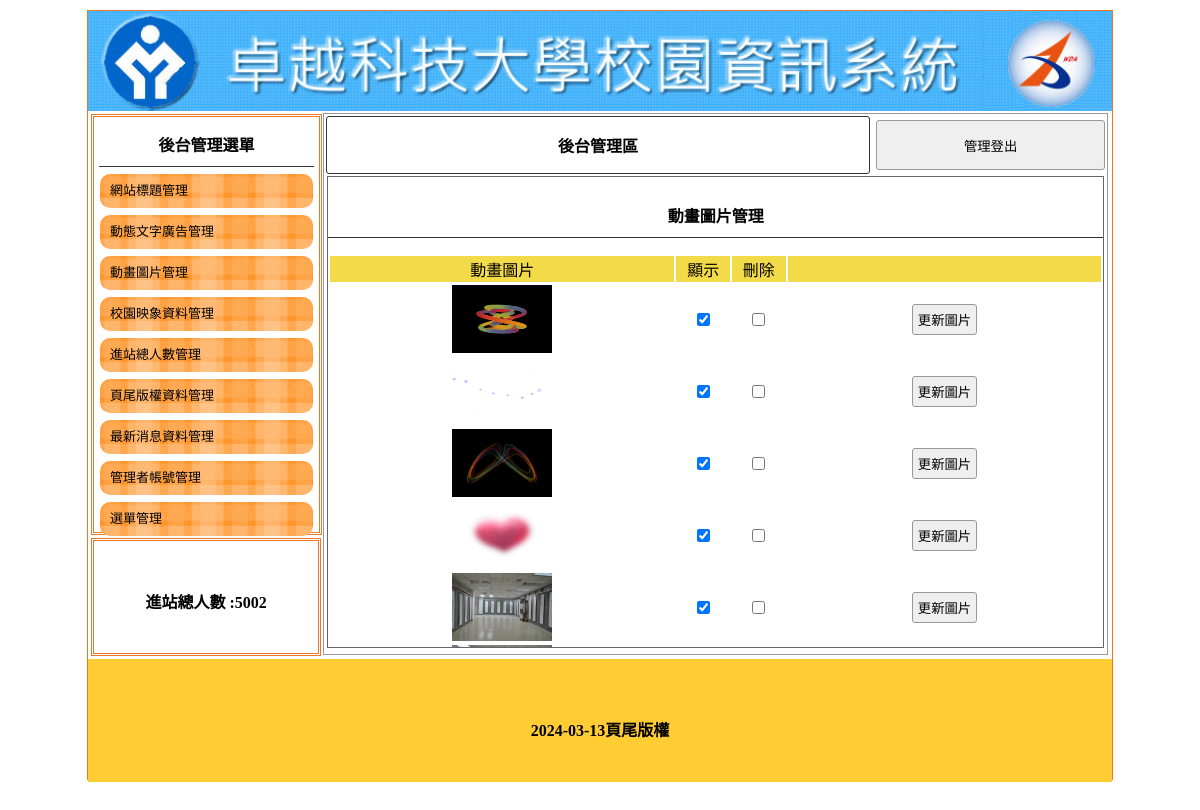
The page /back.php?do=mvim on the database its author committed.
### tables this page shows
CREATE TABLE `titles` (
  `id` int(10) UNSIGNED NOT NULL,
  `img` text NOT NULL,
  `text` text NOT NULL,
  `sh` int(1) NOT NULL DEFAULT 0
);

CREATE TABLE `total` (
  `id` int(10) UNSIGNED NOT NULL,
  `total` int(5) NOT NULL
);

CREATE TABLE `mvim` (
  `id` int(10) UNSIGNED NOT NULL,
  `img` text NOT NULL,
  `sh` int(1) NOT NULL DEFAULT 1
);

CREATE TABLE `bottom` (
  `id` int(10) UNSIGNED NOT NULL,
  `bottom` text NOT NULL
);

### api/db.php (called while the page is built, shortened)
<?php
class DB
{
    protected $dsn = "mysql:host=localhost;charset=utf8;dbname=c1-06";
    protected $pdo;
    protected $table;
    public function __construct($table)
    {
        $this->table = $table;
        $this->pdo = new PDO($this->dsn, 'root', '');
    }
    private function a2s($array)
    {
        foreach ($array as $col => $value) {
            $tmp[] = "`$col`='$value'";
        }
        return $tmp;
    }
    function find($id)
    {
        $sql = "select * from `$this->table` where ";
        if (is_array($id)) {
            $tmp = $this->a2s($id);
            $sql .= join(" && ", $tmp);
        } elseif (is_numeric($id)) {
            $sql .= "`id`='$id'";
        } else {
            echo "x type";
        }
        return $this->pdo->query($sql)->fetch(PDO::FETCH_ASSOC);
    }
    private function sql_all($sql, $array, $other)
    {
        if (isset($this->table) && !empty($this->table)) {
            if (is_array($array)) {
                if (!empty($array)) {
                    $tmp = $this->a2s($array);
                    $sql .= " where " . join(" && ", $tmp);
                }
            } else {
                $sql .= " $array ";
            }
            return $sql .= $other;
        } else {
            echo "x table";
        }
    }
    function all($where = '', $other = '')
    {
        $sql = "select * from `$this->table` ";
        $sql = $this->sql_all($sql, $where, $other);
        return $this->pdo->query($sql)->fetchAll(PDO::FETCH_ASSOC);
    }
}
$Title = new DB('titles');
$Total = new DB('total');
$Bottom = new DB('bottom');
if (isset($_GET['do'])) {
    if (isset(${ucfirst($_GET['do'])})) {
        $DB = ${ucfirst($_GET['do'])};
    }
} else {
    $DB = $Title;
}

### back/mvim.php (the view, shortened to what this page needs)
<div style="width:99%; height:87%; margin:auto; overflow:auto; border:#666 1px solid;">
    <p class="t cent botli">動畫圖片管理</p>
    <form method="post"action="./api/edit.php">
        <table width="100%"  style="text-align: center;">
            <tr class="yel">
                <td width="45%">動畫圖片</td>
                <td width="7%">顯示</td>
                <td width="7%">刪除</td>
                <td></td>
            </tr>
            <?php
            $rows=$DB->all();
            foreach($rows as $row){
            ?>
            <tr>
                <td class="cent"><img src="./img/<?=$row['img'];?>" style="width:100px;height:68px"></td>
                <td><input type="checkbox" name="sh[]" value="<?=$row['id'];?>" <?=($row['sh']==1)?'checked':'';?>></td>
                <td>
                    <input type="checkbox" name="del[]" value="<?=$row['id'];?>">
                </td>
                <td><input type="button" value="更新圖片" onclick="op('#cover','#cvr','./model/upload.php?table=<?=$do;?>&id=<?=$row['id'];?>')"></td>
            </tr>
            <?php
            }
            ?>
        </table>
    </form>
</div>

### back.php (shortened to what this page needs)
<?php include_once "./api/db.php";?>
<!DOCTYPE html PUBLIC "-//W3C//DTD XHTML 1.0 Transitional//EN" "http://www.w3.org/TR/xhtml1/DTD/xhtml1-transitional.dtd">
<html xmlns="http://www.w3.org/1999/xhtml">
<head>
	<link href="./css/css.css" rel="stylesheet" type="text/css">
</head>
<body>
	<div id="main">
	<?php $row=$Title->find(['sh'=>1]);?>
		<a title="<?=$row['text'];?>" href="./index.php">
			<div class="ti" style="background:url('./img/<?=$row['img'];?>'); background-size:cover;"></div>
		</a>
		<div id="ms">
			<div id="lf" style="float:left;">
				<div id="menuput" class="dbor">
					<span class="t botli">後台管理選單</span>
					<a style="color:#000; font-size:13px; text-decoration:none;" href="?do=title">
						<div class="mainmu">
							網站標題管理 </div>
					</a>
					<a style="color:#000; font-size:13px; text-decoration:none;" href="?do=ad">
						<div class="mainmu">
							動態文字廣告管理 </div>
					</a>
					<a style="color:#000; font-size:13px; text-decoration:none;" href="?do=mvim">
						<div class="mainmu">
							動畫圖片管理 </div>
					</a>
					<a style="color:#000; font-size:13px; text-decoration:none;" href="?do=image">
						<div class="mainmu">
							校園映象資料管理 </div>
					</a>
					<a style="color:#000; font-size:13px; text-decoration:none;" href="?do=total">
						<div class="mainmu">
							進站總人數管理 </div>
					</a>
					<a style="color:#000; font-size:13px; text-decoration:none;" href="?do=bottom">
						<div class="mainmu">
							頁尾版權資料管理 </div>
					</a>
					<a style="color:#000; font-size:13px; text-decoration:none;" href="?do=news">
						<div class="mainmu">
							最新消息資料管理 </div>
					</a>
					<a style="color:#000; font-size:13px; text-decoration:none;" href="?do=admin">
						<div class="mainmu">
							管理者帳號管理 </div>
					</a>
					<a style="color:#000; font-size:13px; text-decoration:none;" href="?do=menu">
						<div class="mainmu">
							選單管理 </div>
					</a>
				</div>
				<div class="dbor" style="margin:3px; width:95%; height:20%; line-height:100px;">
					<span class="t">進站總人數 :<?=$Total->find(1)['total'];?></span>
				</div>
			</div>
			<div class="di" style="height:540px; border:#999 1px solid; width:76.5%; margin:2px 0px 0px 0px; float:left; position:relative; left:20px;">
				<table width="100%">
					<tbody>
						<tr>
							<td style="width:70%;font-weight:800; border:#333 1px solid; border-radius:3px;" class="cent"><a href="?do=admin" style="color:#000; text-decoration:none;">後台管理區</a></td>
							<td><button onclick="location.href='./api/logout.php'" style="width:99%; margin-right:2px; height:50px;">管理登出</button></td>
						</tr>
					</tbody>
				</table>
				<?php
				$do = $_GET['do'] ?? 'title';
				$file = "./back/{$do}.php";
				if (file_exists($file)) {
					include $file;
				} else {
					include "./back/title.php";
				}
				?>
			</div>
		</div>
		<div style="width:1024px; left:0px; position:relative; background:#FC3; margin-top:4px; height:123px; display:block;">
			<span class="t" style="line-height:123px;"><?=$Bottom->find(1)['bottom'];?></span>
		</div>
	</div>
</body>
</html>

### css/css.css (style rules this page uses)
body { padding: 0px; margin: 0px; }
#main { width: 1024px; height: 768px; margin: 10px auto 10px auto; border: #EE7728 1px solid; position: relative; }
.ti { width: 100%; height: 100px; position: relative; background-size: cover; background-repeat: no-repeat; }
.dbor { border: #EE7728 double 3px; margin: 1px; padding: 2px 10px 2px 10px; }
.t { font-weight: 800; display: block; text-align: center; padding: 10px 1px 10px 1px; }
.botli { border-bottom: #333 1px solid; }
.mainmu { position: relative; border-radius: 10px; background: url(../icon/menu.fw.png) center no-repeat; background-size: cover; line-height: 30px; padding: 2px 10px 2px 10px; margin: 7px 1px 7px 1px; }
#lf { height: 540px; width: 21%; display: inline-block; }
#menuput { width: 100%; height: 75%; position: relative; padding: 5px; display: block; margin: 3px; }
.di { display: inline-block; }
.cent { text-align: center; }
input, button { border: #999 1px solid; border-radius: 3px; background: #EFEFEF; padding: 5px; margin: 3px; }
.yel td { background: #F3DA49; text-align: center; }

### rows shown on the page
titles: img (picture)
total: total "5002"
mvim: img (picture), sh "☑"
mvim: img (picture), sh "☑"
mvim: img (picture), sh "☑"
mvim: img (picture), sh "☑"
mvim: img (picture), sh "☑"
mvim: img (picture)
bottom: bottom "2024-03-13頁尾版權"
